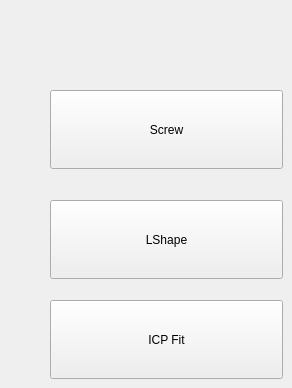
           <widget class="QWidget" name="VisionPage">
            <widget class="QPushButton" name="VisionOne">
             <property name="geometry">
              <rect>
               <x>50</x>
               <y>90</y>
               <width>233</width>
               <height>79</height>
              </rect>
             </property>
             <property name="sizePolicy">
              <sizepolicy hsizetype="Minimum" vsizetype="Preferred">
               <horstretch>0</horstretch>
               <verstretch>0</verstretch>
              </sizepolicy>
             </property>
             <property name="styleSheet">
              <string notr="true"/>
             </property>
             <property name="text">
              <string>Screw</string>
             </property>
             <property name="checkable">
              <bool>true</bool>
             </property>
             <attribute name="buttonGroup">
              <string notr="true">VisionButtonGroup</string>
             </attribute>
            </widget>
            <widget class="QPushButton" name="VisionTwo">
             <property name="geometry">
              <rect>
               <x>50</x>
               <y>200</y>
               <width>233</width>
               <height>79</height>
              </rect>
             </property>
             <property name="sizePolicy">
              <sizepolicy hsizetype="Minimum" vsizetype="Preferred">
               <horstretch>0</horstretch>
               <verstretch>0</verstretch>
              </sizepolicy>
             </property>
             <property name="styleSheet">
              <string notr="true"/>
             </property>
             <property name="text">
              <string>LShape</string>
             </property>
             <property name="checkable">
              <bool>true</bool>
             </property>
             <attribute name="buttonGroup">
              <string notr="true">VisionButtonGroup</string>
             </attribute>
            </widget>
            <widget class="QPushButton" name="VisionThree">
             <property name="geometry">
              <rect>
               <x>50</x>
               <y>300</y>
               <width>233</width>
               <height>79</height>
              </rect>
             </property>
             <property name="sizePolicy">
              <sizepolicy hsizetype="Minimum" vsizetype="Preferred">
               <horstretch>0</horstretch>
               <verstretch>0</verstretch>
              </sizepolicy>
             </property>
             <property name="styleSheet">
              <string notr="true"/>
             </property>
             <property name="text">
              <string>ICP Fit</string>
             </property>
             <property name="checkable">
              <bool>true</bool>
             </property>
             <attribute name="buttonGroup">
              <string notr="true">VisionButtonGroup</string>
             </attribute>
            </widget>
           </widget>
